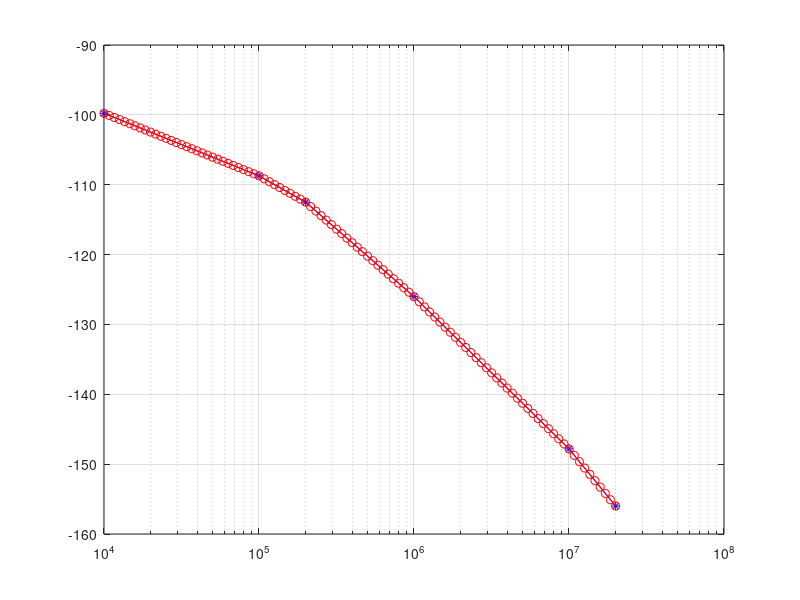

Source code (MATLAB):
clc;clear;close all;

PN =  [10e3,-99.78; 100e3,-108.73; 200e3, -112.5; 1e6,-126.02; 10e6,-147.81; 20e6,-156];

freq0 = PN(:,1);
L0 = PN(:,2);

freq = logspace(log10(freq0(1)), log10(freq0(end)), 100);
L = interp1(log10(freq0), L0, log10(freq));

semilogx(freq0,L0,'b*-');
hold on;
semilogx(freq,L,'ro-');
grid on;

L_real = (10.^(L/20));
T=L_real.^2.*freq.^2;
T2 = trapz(freq,T);
rms_FM = sqrt(2* T2 )